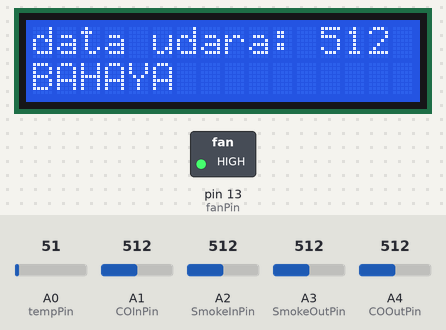
A sketch run on a simulated Arduino Uno, built with avr-gcc and run on an emulated ATmega328P. Parts: 16×2 character LCD, switched loads named in the sketch (green lamp = pin HIGH). Inputs (shaded band) come from the test bench; at power-on: A2 (SmokeInPin) = 512, A0 (tempPin) = 51, A1 (COInPin) = 512, A3 (SmokeOutPin) = 512, A4 (COOutPin) = 512. What the sketch prints to the serial monitor is not drawn.

Above: at 1.8 s.
1.9 s: A2 (SmokeInPin) set to 716
At 2.5 s:
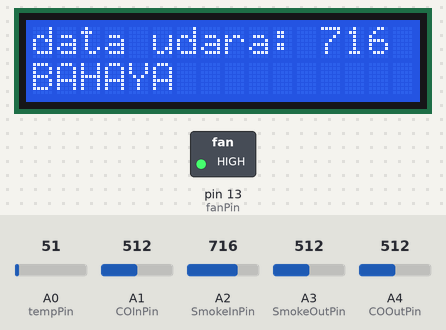
3.7 s: A2 (SmokeInPin) set to 992
At 5.4 s:
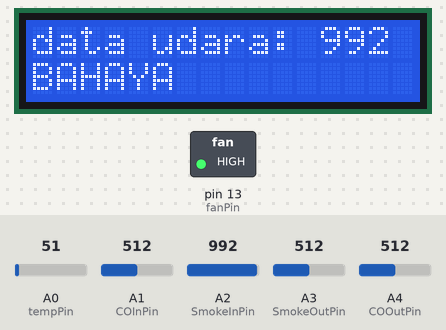
5.8 s: A2 (SmokeInPin) set to 306
At 7.0 s:
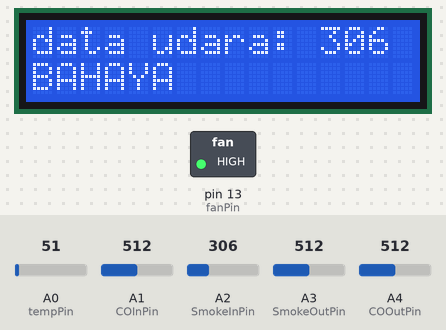
Timing chart, 0 to 8.8 s (numbered marks = the images above; inputs shaded):
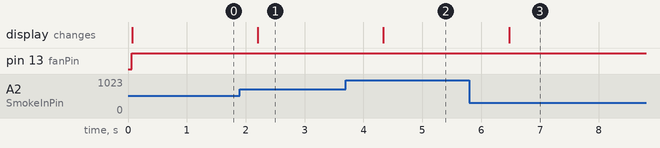

Measured:
- after the input at 1.9 s, the display: changes after 0.30 s (image 1)
- after the input at 3.7 s, the display: changes after 0.64 s (image 2)
- after the input at 5.8 s, the display: changes after 0.67 s (image 3)

The sketch:

asap-embedded.ino
```cpp
#include <LiquidCrystal.h>

const int SmokeInPin = A2;
const int SmokeOutPin = A3;
const int COInPin = A1;
const int COOutPin = A4;
const int tempPin = A0;
const int fanPin = 13;

float temp, strTemp;
int SmokeInValue, SmokeOutValue, COInValue, COOutValue, sensorFan = 0;
int strSmokeIn, strSmokeOut, strCOIn, strCOOut, strFan = 0;
int maxSense = 300;
LiquidCrystal lcd(12, 11, 5, 4, 3, 2);

void setup() {
  // initialize serial communications at 9600 bps:
  Serial.begin(9600);
  pinMode(SmokeInPin, INPUT);
  pinMode(SmokeOutPin, INPUT);
  pinMode(COInPin, INPUT);
  pinMode(COOutPin, INPUT);
  pinMode(tempPin, INPUT);
  pinMode(fanPin, OUTPUT);

 }

void loop() {
  //  char d = ' ';
  //  while (Serial.available() > 0) {
  //    d = Serial.read();
  //  }
  //
  temp = analogRead(tempPin);
  temp = temp * 0.48828125;
  //Serial.print("TEMPRATURE = ");
  //Serial.print(temp-15);
  //Serial.print("*C");
  //Serial.println(temp-15);

  //  if(SmokeOutValue > SmokeInValue){
  //    Serial.println("Overlap!");
  //    Serial.println(" ");
  //  } else {
  //    Serial.println(" ");
  //  }

  //Serial.println("***MQ2 HERE***");
  SmokeInValue = analogRead(SmokeInPin);
  SmokeOutValue = analogRead(SmokeOutPin);
  //Serial.print("In : ");
  //Serial.println(SmokeInValue);
  //Serial.print("Out : ");
  //Serial.println(SmokeOutValue);
  //Serial.println(" ");

  //Serial.println("***MQ7 HERE***");
  COInValue = analogRead(COInPin);
  COOutValue = analogRead(COOutPin);
  //Serial.print("In : ");
  //Serial.println(COInValue);
  //Serial.print("Out : ");
  //Serial.println(COOutValue);

  // set up the LCD's number of columns and rows:
  lcd.begin(16, 2);
  lcd.print("data udara: ");
  lcd.print(SmokeInValue);
  lcd.print("  %\t");

  if (COInValue >= maxSense || SmokeInValue >= maxSense) {
    digitalWrite(fanPin, HIGH);
    lcd.setCursor(0, 1);
    lcd.print("BAHAYA");
  } else {
    digitalWrite(fanPin, LOW);
    lcd.setCursor(0, 1);
    lcd.print("AMAN");
  }
  sensorFan = digitalRead(fanPin);
  //Serial.println(sensorFan);
  //
  //  if (COOutValue >= maxSense || SmokeOutValue >= maxSense) {
  //    digitalWrite(ledPin, HIGH);
  //  } else {
  //    digitalWrite(ledPin, LOW);
  //  }

  //  if (d == '1'){
  //    strTemp = temp;
  //    strSmokeIn = SmokeInValue;
  //    strSmokeOut = SmokeOutValue;
  //    strCOIn = COInValue;
  //    strCOOut = COOutValue;
  //    strFan = sensorFan;
  //  } else {
  //    strTemp = 0;
  //    strSmokeIn = 0;
  //    strSmokeOut = 0;
  //    strCOIn = 0;
  //    strCOOut = 0;
  //    strFan = 0;
  //  }

  Serial.println(temp);
  Serial.println(SmokeInValue);
  Serial.println(SmokeOutValue);
  Serial.println(COInValue);
  Serial.println(COOutValue);
  Serial.println(sensorFan);

  delay(1000);
}
```
